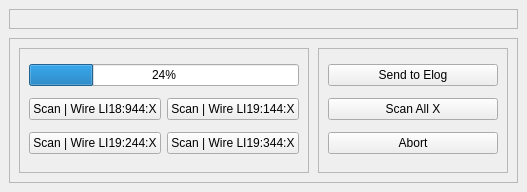
     <widget class="QWidget" name="MultiL3_X">
      <attribute name="title">
       <string>Multi L3 'X'</string>
      </attribute>
      <layout class="QVBoxLayout" name="multiL3XPageLayout">
       <property name="spacing">
        <number>9</number>
       </property>
       <property name="leftMargin">
        <number>9</number>
       </property>
       <property name="topMargin">
        <number>9</number>
       </property>
       <property name="rightMargin">
        <number>9</number>
       </property>
       <property name="bottomMargin">
        <number>9</number>
       </property>
       <item>
        <widget class="QFrame" name="MultiwireL3X">
         <property name="frameShape">
          <enum>QFrame::StyledPanel</enum>
         </property>
         <property name="frameShadow">
          <enum>QFrame::Raised</enum>
         </property>
         <layout class="QGridLayout" name="multiL3XPlotLayout">
          <item row="0" column="0">
           <widget class="QFrame" name="l3XPlot1">
            <property name="frameShape">
             <enum>QFrame::StyledPanel</enum>
            </property>
            <property name="frameShadow">
             <enum>QFrame::Raised</enum>
            </property>
           </widget>
          </item>
         </layout>
        </widget>
       </item>
       <item>
        <widget class="QFrame" name="l3XControlsFrame">
         <property name="minimumSize">
          <size>
           <width>0</width>
           <height>145</height>
          </size>
         </property>
         <property name="maximumSize">
          <size>
           <width>16777215</width>
           <height>190</height>
          </size>
         </property>
         <property name="frameShape">
          <enum>QFrame::StyledPanel</enum>
         </property>
         <property name="frameShadow">
          <enum>QFrame::Raised</enum>
         </property>
         <layout class="QHBoxLayout" name="multiL3XControlsLayout">
          <property name="spacing">
           <number>9</number>
          </property>
          <property name="leftMargin">
           <number>9</number>
          </property>
          <property name="topMargin">
           <number>9</number>
          </property>
          <property name="rightMargin">
           <number>9</number>
          </property>
          <property name="bottomMargin">
           <number>9</number>
          </property>
          <item>
           <widget class="QFrame" name="l3XScanFrame">
            <property name="frameShape">
             <enum>QFrame::StyledPanel</enum>
            </property>
            <property name="frameShadow">
             <enum>QFrame::Raised</enum>
            </property>
            <layout class="QGridLayout" name="l3XScanButtonsLayout">
             <item row="1" column="1">
              <widget class="QPushButton" name="l3XScan2Push">
               <property name="text">
                <string>Scan | Wire LI19:144:X</string>
               </property>
               <property name="actionRole" stdset="0">
                <string>scan</string>
               </property>
              </widget>
             </item>
             <item row="1" column="0">
              <widget class="QPushButton" name="l3XScan1Push">
               <property name="text">
                <string>Scan | Wire LI18:944:X</string>
               </property>
               <property name="actionRole" stdset="0">
                <string>scan</string>
               </property>
              </widget>
             </item>
             <item row="2" column="0">
              <widget class="QPushButton" name="l3XScan3Push">
               <property name="text">
                <string>Scan | Wire LI19:244:X</string>
               </property>
               <property name="actionRole" stdset="0">
                <string>scan</string>
               </property>
              </widget>
             </item>
             <item row="2" column="1">
              <widget class="QPushButton" name="l3XScan4Push">
               <property name="text">
                <string>Scan | Wire LI19:344:X</string>
               </property>
               <property name="actionRole" stdset="0">
                <string>scan</string>
               </property>
              </widget>
             </item>
             <item row="0" column="0" colspan="2">
              <widget class="QProgressBar" name="progressBar_4">
               <property name="value">
                <number>24</number>
               </property>
              </widget>
             </item>
            </layout>
           </widget>
          </item>
          <item>
           <widget class="QFrame" name="l3XActionsFrame">
            <property name="minimumSize">
             <size>
              <width>190</width>
              <height>0</height>
             </size>
            </property>
            <property name="maximumSize">
             <size>
              <width>260</width>
              <height>16777215</height>
             </size>
            </property>
            <property name="frameShape">
             <enum>QFrame::StyledPanel</enum>
            </property>
            <property name="frameShadow">
             <enum>QFrame::Raised</enum>
            </property>
            <layout class="QVBoxLayout" name="verticalLayout_6">
             <item>
              <widget class="QPushButton" name="l3XElogPush">
               <property name="text">
                <string>Send to Elog</string>
               </property>
               <property name="actionRole" stdset="0">
                <string>elog</string>
               </property>
              </widget>
             </item>
             <item>
              <widget class="QPushButton" name="l3XScanAllPush">
               <property name="text">
                <string>Scan All X</string>
               </property>
               <property name="actionRole" stdset="0">
                <string>scan</string>
               </property>
              </widget>
             </item>
             <item>
              <widget class="QPushButton" name="l3XAbortPush">
               <property name="text">
                <string>Abort</string>
               </property>
               <property name="actionRole" stdset="0">
                <string>abort</string>
               </property>
              </widget>
             </item>
            </layout>
           </widget>
          </item>
         </layout>
        </widget>
       </item>
      </layout>
     </widget>
